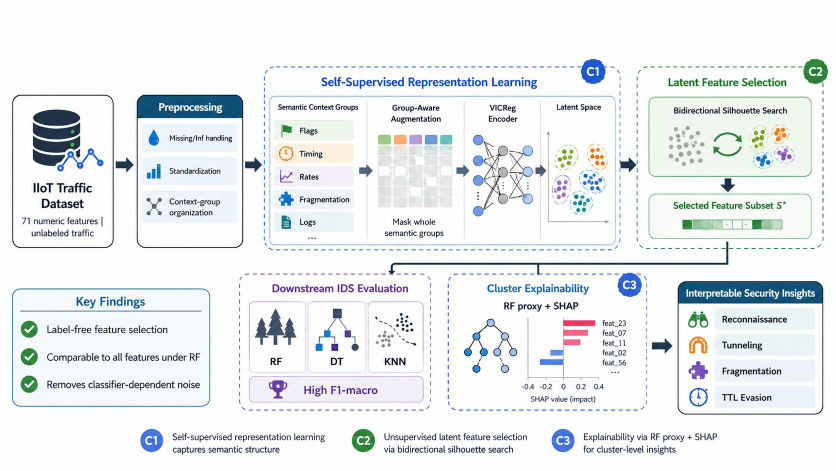
#> input picture files/contrastive_xai_iiot/revision/manuscript/figures/fig1_overview_orig.png, 1672 x 941 px (shown at 1/2 size)
$ python patch_figures.py
#> lines starting #> are read from the running program, lines starting #| are printed output that depends on the picture
#> in fig1, im is the input picture: PIL image 1672x941 RGB; mean R, G, B 233.5, 237, 239.2
"""
patch_figures.py — Text corrections on the two pipeline diagrams (the original vector
sources are not available). Only labels that contradicted the revised text are replaced:

  Fig. 1  "Key Findings" bullets, "High F1-macro", "Interpretable Security Insights" labels
  Fig. 2  objective formula (fixed k*), candidate-k note, noise bullet, cluster-profile labels

Originals are kept as *_orig.png.
"""

import io
import os

import numpy as np
from PIL import Image, ImageDraw, ImageFilter, ImageFont

HERE = os.path.dirname(os.path.abspath(__file__))
FONTS = r"C:\Windows\Fonts"


def font(name, size):
    return ImageFont.truetype(os.path.join(FONTS, name), size)


def bg_color(im, box):
    x0, y0, x1, y1 = box
    a = np.asarray(im.crop(box))
    border = np.concatenate([a[0], a[-1], a[:, 0], a[:, -1]])
    return tuple(int(v) for v in np.median(border, axis=0))


def background_layer(im, box, strip=5):
    """Row-wise background taken from the pixels just left and right of the box (follows gradients)."""
#> called with box = (120, 580, 330, 619), strip = 5
    x0, y0, x1, y1 = box
    a = np.asarray(im).astype(np.float32)
    left = a[y0:y1, max(0, x0 - strip):x0].reshape(y1 - y0, -1, 3)
    right = a[y0:y1, x1:x1 + strip].reshape(y1 - y0, -1, 3)
    rows = np.median(np.concatenate([left, right], axis=1), axis=1)       # (h, 3)
#> rows = 39 rows, first 8: [234.5, 247.5, 255], [245.5, 250.5, 254.5], [247.5, 247.5, 249.5], [248, 248, 248], [247, 248, 250], [245, 249, 252], [242, 249, 255], [242, 249, 255]
    med = np.median(rows, axis=0)
#> med = [245, 249, 252]
    rows = np.where(np.abs(rows - med).sum(1, keepdims=True) > 40, med, rows)  # ignore rows crossing other artwork
    layer = np.repeat(rows[:, None, :], x1 - x0, axis=1)
    return Image.fromarray(layer.clip(0, 255).astype(np.uint8), "RGB")


def put_text(im, box, text, fnt, fill, align="left", blur=0.45, pad=0):
    """Paint `box` with its background colour and draw `text` (soft edges to match the artwork)."""
    x0, y0, x1, y1 = box
    layer = background_layer(im, box)
    d = ImageDraw.Draw(layer)
    lines = text.split("\n")
    heights = [d.textbbox((0, 0), ln, font=fnt)[3] for ln in lines]
#> heights = [28]
    line_h = max(heights) + 3
#> line_h = 31
    total = line_h * len(lines)
#> total = 31
    y = (y1 - y0 - total) // 2
#> y = 4
    for ln in lines:
        w = d.textbbox((0, 0), ln, font=fnt)[2]
        x = pad if align == "left" else (x1 - x0 - w) // 2
        d.text((x, y), ln, font=fnt, fill=fill)
        y += line_h
#> this loop made 1 pass
#> (w, x, y) on pass 1: (172, 19, 35)
#> after the loop, y = 35
    if blur:
        layer = layer.filter(ImageFilter.GaussianBlur(blur))
#> layer: PIL image 210x39 RGB
    im.paste(layer, (x0, y0))


def math_image(tex, height_px, color="#1c1c1c"):
    import matplotlib
    matplotlib.use("Agg")
    import matplotlib.pyplot as plt

    fig = plt.figure(figsize=(6, 1), dpi=300)
    fig.text(0.5, 0.5, tex, fontsize=20, ha="center", va="center", color=color, math_fontfamily="stix")
    buf = io.BytesIO()
    fig.savefig(buf, format="png", dpi=300, transparent=True, bbox_inches="tight", pad_inches=0.02)
    plt.close(fig)
    buf.seek(0)
    m = Image.open(buf).convert("RGBA")
    w = int(m.width * height_px / m.height)
    return m.resize((w, height_px), Image.LANCZOS)


def put_math(im, box, tex, height_px):
    x0, y0, x1, y1 = box
    layer = background_layer(im, box).convert("RGBA")
    m = math_image(tex, height_px)
    layer.alpha_composite(m, ((x1 - x0 - m.width) // 2, (y1 - y0 - m.height) // 2))
    im.paste(layer.convert("RGB").filter(ImageFilter.GaussianBlur(0.35)), (x0, y0))


def fig1():
    src = os.path.join(HERE, "fig1_overview_orig.png")
    if not os.path.exists(src):
        os.replace(os.path.join(HERE, "fig1_overview.png"), src)
    im = Image.open(src).convert("RGB")
    dark = (28, 32, 44)
    f = font("segoeui.ttf", 20)
    # Key Findings -> result-independent properties of the pipeline
    put_text(im, (120, 580, 330, 619), "Key Properties", font("seguisb.ttf", 24), (29, 78, 137), align="center", blur=0.4)
    put_text(im, (88, 644, 410, 676), "Label-free feature refinement", f, dark, pad=5)
#> in background_layer (call 2), `rows = np.median(np.concatenate([left, right], axis=1), axis=1)`: rows = 32 rows, first 8: [245, 249, 251], [245.5, 249.5, 252.5], [245.5, 249.5, 252.5], [245.5, 249.5, 252.5], [245, 249, 252], [245, 249, 252], [245, 249, 252], [245, 248.5, 252]
#> the loop in put_text (call 2), `for ln in lines:` made 1 pass
#> (w, x, y) on pass 1: (296, 5, 27)
    put_text(im, (88, 699, 410, 731), "Fold-internal, leakage-free protocol", f, dark, pad=5)
#> in background_layer (call 3), `rows = np.median(np.concatenate([left, right], axis=1), axis=1)`: rows = 32 rows, first 8: [245, 249, 252], [245, 249, 252], [245, 249, 252], [245, 249, 252], [245, 249, 252], [245, 249, 251], [245, 249, 251], [245, 249, 251]
    put_text(im, (88, 754, 410, 786), "Held-out cluster explanations", f, dark, pad=5)
#> in background_layer (call 4), `rows = np.median(np.concatenate([left, right], axis=1), axis=1)`: rows = 32 rows, first 8: [245, 249, 252], [245, 249, 252], [245, 249, 252], [245, 249, 252], [245, 249, 252], [245, 249, 252], [245, 249, 252], [245, 249, 252]
    # downstream box
    put_text(im, (590, 762, 840, 800), "Macro-F1 on test folds", font("seguisb.ttf", 22), (88, 50, 150), pad=14)
#> in background_layer (call 5), `rows = np.median(np.concatenate([left, right], axis=1), axis=1)`: rows = 38 rows, first 8: [240.5, 238, 252], [241.5, 238, 252], [242.5, 238, 251], [243, 239, 248.5], [241.5, 238.5, 246.5], [240, 238.5, 244], [243.5, 239.5, 249], [243.5, 239.5, 249.5]
#> in put_text (call 5), `heights = [d.textbbox((0, 0), ln, font=fnt)[3] for ln in lines]`: heights = [21]
#> in put_text (call 5), `line_h = max(heights) + 3`: line_h = 24
#> in put_text (call 5), `y = (y1 - y0 - total) // 2`: y = 7
#> the loop in put_text (call 5), `for ln in lines:` made 1 pass
#> (w, x, y) on pass 1: (245, 14, 31)
#> after the loop in put_text (call 5), `for ln in lines:`: y = 31
#> in put_text (call 5), `layer = layer.filter(ImageFilter.GaussianBlur(blur))`:
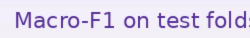
#> layer: PIL image 250x38 RGB; mean R, G, B 225.9, 218.9, 238.1
    # insights box
    put_text(im, (1366, 572, 1640, 604), "Behavioral Cluster Profiles", font("seguisb.ttf", 20), (255, 255, 255), align="center", blur=0.4)
#> in background_layer (call 6), `rows = np.median(np.concatenate([left, right], axis=1), axis=1)`: rows = 32 rows, first 8: [14, 75, 116], [16.5, 75.5, 110.5], [18.5, 73.5, 109], [19.5, 73.5, 106.5], [18.5, 74, 109], [18.5, 75, 110], [18.5, 76, 110], [18, 78, 113.5]
#> in put_text (call 6), `heights = [d.textbbox((0, 0), ln, font=fnt)[3] for ln in lines]`: heights = [19]
#> in put_text (call 6), `line_h = max(heights) + 3`: line_h = 22
#> in put_text (call 6), `y = (y1 - y0 - total) // 2`: y = 5
#> the loop in put_text (call 6), `for ln in lines:` made 1 pass
#> (w, x, y) on pass 1: (263, 5, 27)
#> after the loop in put_text (call 6), `for ln in lines:`: y = 27
#> in put_text (call 6), `layer = layer.filter(ImageFilter.GaussianBlur(blur))`:
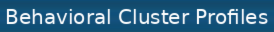
#> layer: PIL image 274x32 RGB; mean R, G, B 49, 102, 135.1
    f2 = font("seguisb.ttf", 19)
    for y, label in ((622, "Dominant features"), (674, "Held-out fidelity"), (726, "Clarity index"), (779, "Analyst cues")):
        put_text(im, (1436, y, 1626, y + 34), label, f2, dark, pad=8)
#> this loop made 4 passes
#> (heights in put_text, line_h in put_text, total in put_text) on passes 1 to 4: ([18], 21, 21), ([22], 25, 25), ([22], 25, 25), ([22], 25, 25)
#> pass 1, in put_text (call 7), `layer = layer.filter(ImageFilter.GaussianBlur(blur))`:
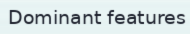
#> layer: PIL image 190x34 RGB; mean R, G, B 208.4, 219.2, 220.5
    im.save(os.path.join(HERE, "fig1_overview.png"))


def fig2():
    src = os.path.join(HERE, "fig2_pipeline_orig.png")
    if not os.path.exists(src):
        os.replace(os.path.join(HERE, "fig2_pipeline.png"), src)
    im = Image.open(src).convert("RGB")
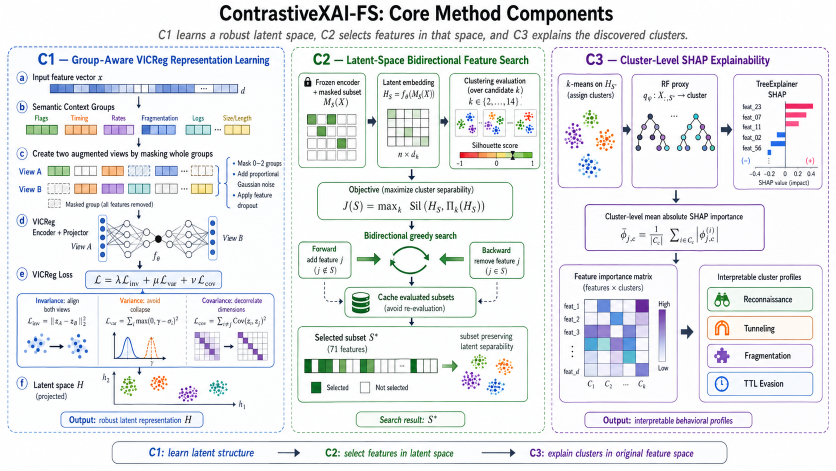
#> input picture files/contrastive_xai_iiot/revision/manuscript/figures/fig2_pipeline_orig.png, 1672 x 941 px (shown at 1/2 size)
#> im is the input picture: PIL image 1672x941 RGB; mean R, G, B 233.9, 235.5, 237.9
    dark = (28, 32, 44)
    # clustering evaluation note: fixed k*
    put_text(im, (912, 172, 1074, 194), "(at the fixed k* of the fold)", font("seguisb.ttf", 12), dark, align="center", blur=0.4)
#> in background_layer (call 11), `rows = np.median(np.concatenate([left, right], axis=1), axis=1)`: rows = 22 rows, first 8: [254, 254, 254], [253.5, 254, 254], [253.5, 254, 253.5], [253.5, 255, 255], [253.5, 255, 255], [253, 254.5, 254.5], [253, 254.5, 254.5], [253, 254, 254]
#> in put_text (call 11), `heights = [d.textbbox((0, 0), ln, font=fnt)[3] for ln in lines]`: heights = [13]
#> in put_text (call 11), `line_h = max(heights) + 3`: line_h = 16
#> in put_text (call 11), `y = (y1 - y0 - total) // 2`: y = 3
#> the loop in put_text (call 11), `for ln in lines:` made 1 pass
#> (w, x, y) on pass 1: (160, 1, 19)
#> after the loop in put_text (call 11), `for ln in lines:`: y = 19
#> in put_text (call 11), `layer = layer.filter(ImageFilter.GaussianBlur(blur))`:
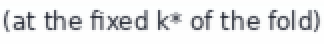
#> layer: PIL image 162x22 RGB (shown 2 times larger); mean R, G, B 228.7, 229.7, 230.9
    put_math(im, (912, 194, 1074, 217), r"$k^{*} \in \{2,\ldots,14\}$", 19)
#> in background_layer (call 12), `rows = np.median(np.concatenate([left, right], axis=1), axis=1)`: rows = 23 rows, first 8: [254, 254.5, 254.5], [254, 254.5, 254.5], [254, 255, 255], [254, 255, 255], [254, 254, 254], [254, 254, 254], [253, 254, 253], [253.5, 253, 253.5]
#> in math_image, `m = Image.open(buf).convert("RGBA")`:
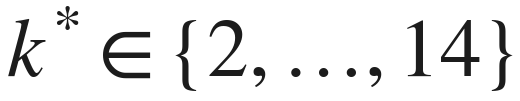
#> m: PIL image 520x101 RGBA; mean R, G, B, A 230.9, 230.9, 230.9, 22.3; transparent parts drawn white
#> in math_image, `return m.resize((w, height_px), Image.LANCZOS)`:
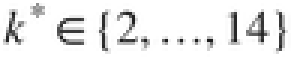
#> returned value: PIL image 97x19 RGBA (shown 3 times larger); mean R, G, B, A 6.3, 6.3, 6.3, 24.1; transparent parts drawn white
    # objective
    put_math(im, (648, 400, 1016, 437), r"$J(S)\;=\;\mathrm{Sil}\,\left(H_S,\ \Pi_{k^{*}}(H_S)\right)$", 31)
#> in background_layer (call 13), `rows = np.median(np.concatenate([left, right], axis=1), axis=1)`: rows = 37 rows, first 8: [253.5, 254.5, 254], [253.5, 254, 254], [253.5, 254, 254], [254, 254, 254], [254, 253, 254], [254, 253.5, 254], [253.5, 254, 253.5], [254, 254, 253.5]
    # augmentation bullet
    put_text(im, (474, 338, 572, 378), "Add Gaussian\nnoise", font("seguisb.ttf", 12), dark, pad=1, blur=0.4)
#> in background_layer (call 14), `rows = np.median(np.concatenate([left, right], axis=1), axis=1)`: rows = 40 rows, first 8: [251.5, 252, 253], [251, 251.5, 253], [251, 251.5, 253], [251.5, 252, 253], [253, 253, 253.5], [254, 253.5, 254], [253, 253, 253], [251.5, 252, 253]
    # cluster profile labels
    f2 = font("seguisb.ttf", 15)
    for y, label in ((587, "Dominant features"), (645, "Held-out fidelity"), (700, "Clarity index"), (756, "Analyst cues")):
        put_text(im, (1480, y, 1618, y + 26), label, f2, dark, pad=4)
#> this loop made 4 passes
#> (heights in put_text, line_h in put_text, total in put_text) on passes 1 to 4: ([14], 17, 17), ([17], 20, 20), ([17], 20, 20), ([17], 20, 20)
    im.save(os.path.join(HERE, "fig2_pipeline.png"))


if __name__ == "__main__":
    fig1()
    fig2()
    print("figures patched")
